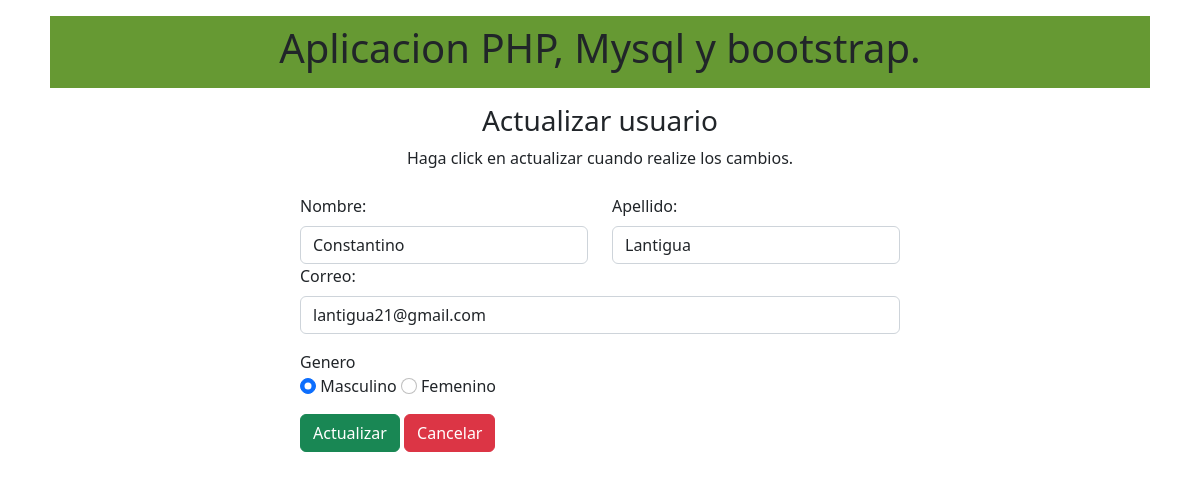
The app's page /actualizar.php?id=6 with its own data.
### tables this page shows
CREATE TABLE `crud` (
  `id` int(4) NOT NULL,
  `nombre` varchar(100) NOT NULL,
  `apellido` varchar(100) NOT NULL,
  `correo` varchar(100) NOT NULL,
  `genero` text NOT NULL
);

### actualizar.php (the view, shortened to what this page needs)
<?php
$enlace = mysqli_connect("$host", "$user", "$password", "$base", "$db_port");
if (isset( $_REQUEST["id"])){
    $id=  $_REQUEST["id" ];
    $sql = "select * from crud where `id`='$id'";
    $result = mysqli_query($enlace, $sql);
    $row = mysqli_fetch_assoc($result);
    }
?>
<!DOCTYPE html>
<html lang="en">
<head>
    <link href="https://cdn.jsdelivr.net/npm/bootstrap@5.2.1/dist/css/bootstrap.min.css" rel="stylesheet">
</head>
<body>
<div class="container-fluid col-11 mb-3 mt-3" style="background-color: #669933;" >
<nav class="navbar navar-light justify-content-center" > <h1>Aplicacion PHP, Mysql y bootstrap.</h1>
</nav>
</div>
<div class="container">
    <div class="text-center mb-4">
        <h3>Actualizar usuario</h3>
        <p class="tex-muted">Haga click en actualizar cuando realize los cambios.</p>
    </div>
</div>
<div class="container d-flex justify-content-center">
    <form action="" style="width: 50vw; min-width: 300px" >
    <div class="row">
        <div class="col">
            <label for="nombre" class="form-label" >
            Nombre:
            </label>
            <input type="text" class="form-control" name="nombre" value="<?php echo $row['nombre']?>">
        </div>
        <div class="col">
            <label for="apellido" class="form-label" >
            Apellido:
            </label>
            <input type="text" class="form-control" name="apellido" value="<?php echo $row['apellido']?>">
        </div>
    </div>
        <div class="mb-3">
            <label for="mail" class="form-label" >
            Correo:
            </label>
            <input type="mail" class="form-control" name="mail" value="<?php echo $row['correo']?>">
        </div>
<div class="form-group mb-3">
    <label>Genero</label><br>
    <input type="radio" class="form-check-input" name="genero" id="masculino" value="masculino" <?php if($row['genero'] == "masculino"){echo "checked";}?>>
    <label for="masculino" class="form-input-label" >Masculino</label>
    <input type="radio" class="form-check-input " name="genero" id="femenino" value="femenino" <?php if($row['genero'] == "femenino"){echo "checked";}?>>
    <label for="femenino" class="form-input-label"  >Femenino</label>
</div>
<div>
    <button type="submit" class="btn btn-success" name="submit" value="submit">Actualizar</button>
    <a href="index.php" class="btn btn-danger">Cancelar</a>
</div>
    </form>
</div>
</body>
</html>

### records on screen
crud: nombre "Constantino", apellido "Lantigua", mail "lantigua21@gmail.com", genero "☑ Masculino", genero "☐ Femenino"
